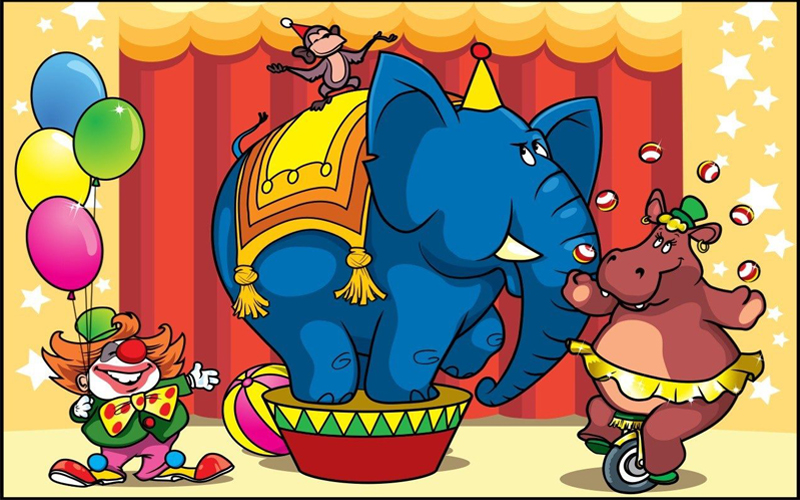
#> input picture Color_Models/1.jpg, 800 x 500 px
$ python CMY.py
#> lines starting #> are read from the running program, lines starting #| are printed output that depends on the picture
#CMY
import numpy as np
import cv2

ima_1 = cv2.imread("1.jpg")
#> ima_1 is the input picture: shape (500, 800, 3); mean B, G, R 100.1, 130.3, 159.9
ima_1_res = cv2.resize(ima_1,(500,500))
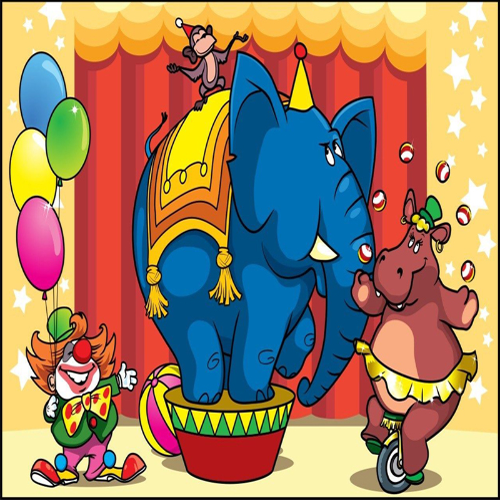
#> ima_1_res: shape (500, 500, 3); mean B, G, R 100.1, 130.2, 159.8
#ima_1_res = np.array(ima_1_res , dtype= float)
M , N , L = ima_1_res.shape
#> M = 500; N = 500; L = 3

#Se considera 0 = B , 1 = G y 2 = R

Magenta = np.zeros((M,N,L), np.uint8)
for M2 in range(M):
    for N2  in range(N):
        for L2 in range(0, 3 ,2):
            Magenta[M2,N2,L2] = ima_1_res[M2,N2,L2]
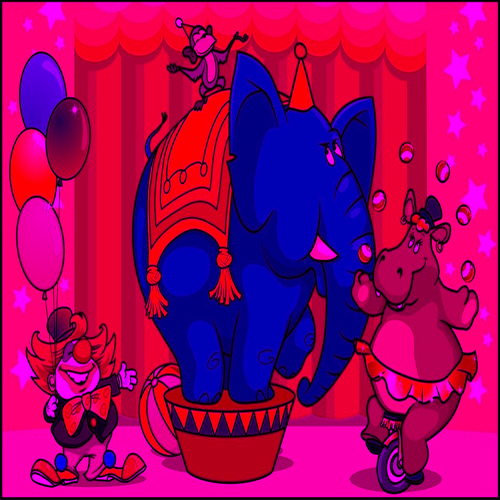
#> Magenta: shape (500, 500, 3); mean B, G, R 100.1, 0, 159.8

Cyan = np.zeros((M,N,L), np.uint8)
for M2 in range(M):
    for N2  in range(N):
        for L2 in range(0,2):
            Cyan[M2,N2,L2] = ima_1_res[M2,N2,L2]
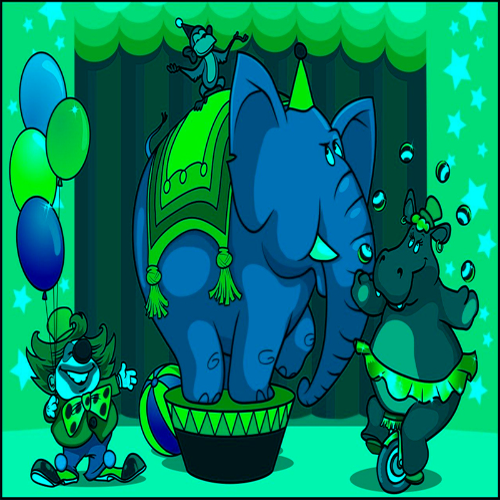
#> Cyan: shape (500, 500, 3); mean B, G, R 100.1, 130.2, 0

Yellow = np.zeros((M,N,L), np.uint8)
for M2 in range(M):
    for N2  in range(N):
        for L2 in range(1,3):
            Yellow[M2,N2,L2] = ima_1_res[M2,N2,L2]
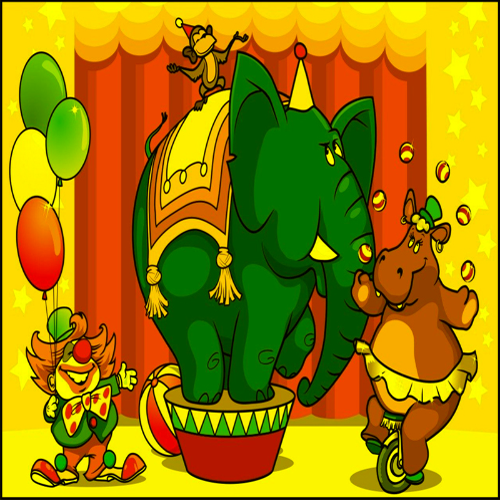
#> Yellow: shape (500, 500, 3); mean B, G, R 0, 130.2, 159.8


cv2.imshow('Cyan', Cyan)
cv2.waitKey(0) #Espera una tecla
cv2.imwrite("Cyan.jpg",Cyan)
cv2.imshow('Magenta', Magenta)
cv2.waitKey(0) #Espera una tecla
cv2.imwrite("Magenta.jpg",Magenta)
cv2.imshow('Yellow', Yellow)
cv2.waitKey(0) #Espera una tecla
cv2.imwrite("Yellow.jpg",Yellow)
cv2.destroyAllWindows() #Finaliza procesos"""
